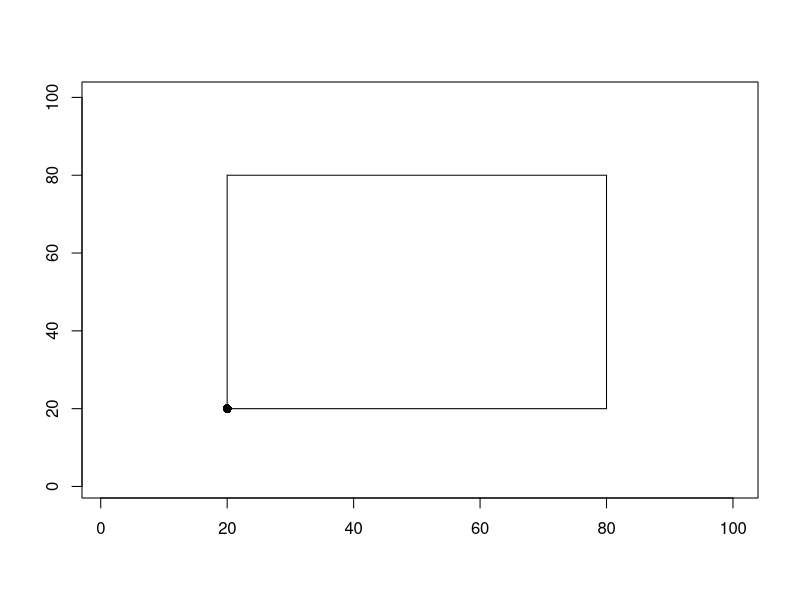

R code for this plot: (Note: this script raises an error after producing the figure.)
## ---- chunk 1
#在常见平面坐标系下绘制矩形(左下角顶点为坐标为(20,20)，宽度和长度为为60)
plot(1:100,1:100,type="n",xlab="",ylab="") #生成空图
rect(20,20,80,80) #绘制矩形
points(20,20,pch=16,cex=1.2) #标注坐标为(20,20)的点
## ---- chunk 2
#在像素坐标系下绘制同样的矩形
img = Mat(100L,100L,CV_8UC1) #生成全黑图像
#点、标量、矩形在 ROpenCV 里都是普通的数值向量：
#  点   c(x, y)
#  标量 c(b, g, r) 或单通道的 255
#绘图函数原地修改 img 并返回它，invisible() 只是压掉返回值，免得输出里全是 <cvMat> 行
invisible(cv_rectangle(img,c(20L,20L),c(80L,80L),255,1L)) #绘制矩形
invisible(cv_circle(img,c(20L,20L),3L,255,-1L)) #标注坐标为(20,20)的点
plot(img) #显示绘制结果
## ---- chunk 3
#生成全黑图形（CV_32FC1，取值 0/1）
img = Mat(20L,20L,CV_32FC1)
#把中心区域的元素值改为 1：直接按下标写，就地改在原生像素缓冲上，不经过 R 数组
img[6:15,6:15] = 1
#绘制图形
plot(img)
## ---- chunk 4
img = Mat(16L,16L,CV_8UC1)
#img[] 表示整块：右边是 16x16 的 R 矩阵，写进去之后深度仍是 CV_8UC1
img[] = matrix(0:255,nr=16,nc=16)
plot(img)
## ---- chunk 5
set.seed(123)
arr = array(sample(0:255,10*10*3,replace = T),dim = c(10,10,3))
img = Mat(10L,10L,CV_8UC3)
img[] = arr
plot(img)
## ---- chunk 6
#按行列读取img的像素值：三通道图的一个像素给回三个数，顺序是 B、G、R
img[1,1]
## ---- chunk 7
#生成一个32位浮点数矩阵img
img = Mat(3L,3L,CV_32FC1)
#把 R 矩阵写进去
img[] = matrix(seq(1.1,9.1,by=1),nr=3)
#查看img的元素值（都是浮点数）
as_array(img, numeric = TRUE)

#将img转变为8位无符号数矩阵，结果保存为img1
#cv_mat_convert(src, rtype, alpha, beta) 对应 dst = src * alpha + beta，再按 rtype 饱和
img1 = cv_mat_convert(img, CV_8UC1, 1, 0)
#查看img1的元素值（都是整数）
as_array(img1, numeric = TRUE)
## ---- chunk 8
#生成一个32位浮点数矩阵img
img = Mat(3L,3L,CV_32FC1)
img[] = matrix(seq(301.1,309.1,by=1),nr=3)
img[1,1] = -30.1
#查看img的元素值（都是浮点数）
as_array(img, numeric = TRUE)

#将img转变为8位无符号数矩阵，结果保存为img1
img1 = cv_mat_convert(img, CV_8UC1, 1, 0)

#查看img1的元素值：负数落到 0，超过 255 的落到 255（饱和，不是溢出取模）
as_array(img1, numeric = TRUE)
## ---- chunk 9
#生成3通道矩阵img
img = Mat(2L,4L,CV_8UC3)
#把三维数组写进去
img[] = array(1:24,dim=c(2,4,3))

#查看img的基本信息：行、列、通道数、类型码、深度
mat_info(img)

#拆分img的通道：cv_split 直接返回一个 cvMat 列表，不用事先准备容器
planes = cv_split(img)
length(planes)
as_array(planes[[1]], numeric = TRUE)  #蓝色分量矩阵
as_array(planes[[2]], numeric = TRUE)  #绿色分量矩阵
as_array(planes[[3]], numeric = TRUE)  #红色分量矩阵

#将planes中的前2个单通道图像矩阵合并为双通道图像矩阵img1
img1 = cv_merge(planes[1:2])
#查看img1的基本信息（通道数为2）
mat_info(img1)

#将planes中的3个单通道图像矩阵合并为三通道图像矩阵img2
img2 = cv_merge(planes)
#查看img2的基本信息（通道数为3）
mat_info(img2)
as_array(img2, numeric = TRUE)
## ---- chunk 10
1024*768*16/(8*1024*1024)
## ---- chunk 11
img = Mat(2L,4L,CV_8UC3)
info = mat_info(img)
info
c(rows = info[1], cols = info[2], channels = info[3], type = info[4], depth = info[5])
#类型码 64 对应 CV_8UC3（OpenCV 5 把通道位的起点从 3 挪到了 5，所以不是 16），
#深度 0 对应 CV_8U。两个数字都从常量读，不要背。
c(CV_8UC3 = CV_8UC3, CV_8U = CV_8U)
## ---- chunk 12
# 生成0行、0列的空图img
img = Mat()
mat_info(img)
## ---- chunk 13
# 生成100行、100列的8位无符号单通道图像，所有像素值都为0（即黑色）
img1 = Mat(100L,100L,CV_8UC1,0L)

# 生成100行、100列的8位无符号单通道图像，所有像素值都为128（即灰色）
img2 = Mat(100L,100L,CV_8UC1,128L)

# 生成100行、100列的8位无符号三通道图像，所有像素值都为(128,0,128)（即紫色）
img3 = Mat(100L,100L,CV_8UC3,c(128,0,128))

# 生成100行、100列的8位无符号三通道图像，所有像素值都为(255,0,0)（即蓝色）
img4 = Mat(100L,100L,CV_8UC3,c(255,0,0))

# 生成100行、100列的8位无符号三通道图像，所有像素值都为(0,255,0)（即绿色）
img5 = Mat(100L,100L,CV_8UC3,c(0,255,0))

# 生成100行、100列的8位无符号三通道图像，所有像素值都为(0,0,255)（即红色）
img6 = Mat(100L,100L,CV_8UC3,c(0,0,255))
## ---- chunk 14
imgs = list(img1,img2,img3,img4,img5,img6)
labs = c("Scalar(0)","Scalar(128)","Scalar(128,0,128)",
         "Scalar(255,0,0)","Scalar(0,255,0)","Scalar(0,0,255)")
old = par(mfrow = c(2,3), mar = c(1,1,2,1))
for (k in seq_along(imgs)) {
  plot(imgs[[k]])
  title(main = labs[k], cex.main = 0.9)
}
par(old)
## ---- chunk 15
#生成5行5列的64位浮点数单通道单位矩阵
E = cv_setIdentity(Mat(5L,5L,CV_64F), 1)
as_array(E, numeric = TRUE)
## ---- chunk 16
#生成200行200列的64位浮点数单通道单位矩阵
E = cv_setIdentity(Mat(200L,200L,CV_64F), 1)
plot(E) #对角线为 1，其余为 0
## ---- chunk 17
#生成5行5列的32位浮点数单通道全1矩阵
O = Mat(5L,5L,CV_32F,1)
as_array(O, numeric = TRUE)
## ---- chunk 18
#生成200行200列的32位浮点数单通道全1矩阵
O = Mat(200L,200L,CV_32F,1)
plot(O) #显示为白色图像
## ---- chunk 19
#生成3行3列的单通道全0矩阵
Z = Mat(3L,3L,CV_8UC1)
as_array(Z, numeric = TRUE)
## ---- chunk 20
#生成200行200列的单通道全0矩阵
Z = Mat(200L,200L,CV_8UC1)
plot(Z) #显示为黑色图像
## ---- chunk 21
# 以灰度模式读取图像文件，存放在img变量中
img = cv_imread("images/baboon.jpg",IMREAD_GRAYSCALE)
# 获取第11行、第11列像素的值
img[11,11]
## ---- chunk 22
as.numeric(img[11,11])
## ---- chunk 23
#生成100行、100列的8位无符号整数图像img（所有像素值都为0）
img = Mat(100L,100L,CV_8UC1)
#将第51行的第41-60列像素和第51列的第41行-60行的像素
#都从0变为255（即由黑色变为白色）
img[51,41:60] = 255
img[41:60,51] = 255
#显示结果
plot(img)
## ---- chunk 24
#以灰度图模式读入图像数据
img = cv_imread("images/HappyFish.jpg",IMREAD_GRAYSCALE)
#获取图像指定区域(第21行~35行、第31列~45列)的像素值，返回一个 15x15 的 R 矩阵
img[21:35,31:45]
## ---- chunk 25
#将图像指定区域(第21行~35行、第31列~45列)的像素值更改为黑色
img[21:35,31:45] = 0
## ---- chunk 26
plot(img)
## ---- chunk 27
# 以默认方式读取图像文件
img = cv_imread("images/cat.jpg")
# 获取第11行、第11列像素的值
img[11,11]
## ---- chunk 28
# 提取第11行、第11列像素的各个颜色分量
px = as.numeric(img[11,11])
c(blue = px[1], green = px[2], red = px[3])
## ---- chunk 29
#生成100行、100列的8位无符号整数图像img（所有像素值都为(0,0,0)）
img = Mat(100L,100L,CV_8UC3)

#一个像素：三个分量，长度正好对上，直接写
img[51,51,] = c(0,0,255)

#一条横线 + 一条竖线：三个通道分开写，读代码的人一眼就知道在做什么
img[51,41:60,1] = 0; img[51,41:60,2] = 0; img[51,41:60,3] = 255
img[41:60,51,1] = 0; img[41:60,51,2] = 0; img[41:60,51,3] = 255

#显示结果
plot(img)
## ---- chunk 30
bad = Mat(100L,100L,CV_8UC3)
bad[51,41:60,] = c(0,0,255)
# 第 51 行第 41~43 列：三行分别是第 41、42、43 列，三列分别是 B、G、R
# 结果是绿、红、蓝轮流出现——255 在三个通道之间轮转，不是一条红线
as_array(bad, numeric = TRUE)[51,41:43,]
## ---- chunk 31
img[51,41:60,] = rep(c(0,0,255), each = 20)
as_array(img, numeric = TRUE)[51,41:43,]
## ---- chunk 32
#读入图像数据
img = cv_imread("images/HappyFish.jpg")

#获取图像指定区域(第21行~25行、第31列~35列)的像素值，返回 5x5x3 的三维数组
img[21:25,31:35,]
## ---- chunk 33
#将图像指定区域(第21行~35行、第31列~45列)的像素值改为蓝色
img[21:35,31:45,1] = 255
img[21:35,31:45,2] = 0
img[21:35,31:45,3] = 0
## ---- chunk 34
plot(img)
## ---- chunk 35
#创建无符号整数三通道图像img1
img1 = Mat(2L,3L,CV_8UC3)
img1[] = array(1:18,dim = c(2,3,3))

#获取img1图像的基本信息（行、列、通道数、类型码、深度）
mat_info(img1)
#按行、列顺序输出img1的各个像素值
as_array(img1, numeric = TRUE)

#直接将img1赋值给img2：两个名字，一个矩阵
img2 = img1
identical(img1, img2)

#将img2的第1行、第1列像素值的蓝色分量改为255(绿色和红色分量保持不变)
v = as.numeric(img2[1,1,])
img2[1,1,] = c(255, v[2], v[3])

#查看img2的各个像素值
as_array(img2, numeric = TRUE)
#查看img1的各个像素值：跟着一起变了
as_array(img1, numeric = TRUE)
## ---- chunk 36
#读取狒狒的图片文件
img = cv_imread("images/baboon.jpg")
#获取img指定区域smallImg：c(x, y, w, h)，左上角坐标 + 宽高，按像素坐标系（0 起算）
smallImg = cv_mat_roi(img,c(120,30,260,70))
dim(smallImg)
## ---- chunk 37
plot(smallImg)
## ---- chunk 38
#在smallImg上绘制红色填充矩形
invisible(cv_rectangle(smallImg,c(110L,25L),c(150L,45L),c(0,0,255),-1L))
#显示smallImg
plot(smallImg)
#显示img
plot(img)
## ---- chunk 39
#同一块数据，两处一起变：这里直接查原图的像素（ROI 里的 (110,25) 对应原图的 (230,55)）
as.numeric(img[56,231,])
## ---- chunk 40
#独立副本：之后改copy不会影响img
copy = cv_copyTo(smallImg)
invisible(cv_rectangle(copy,c(0L,0L),c(20L,20L),c(255,0,0),-1L))
#copy 的左上角变蓝了
as.numeric(copy[5,5,])
#img 的对应位置没变（ROI 的 (5,5) 对应原图的 1-based [35,125]）
as.numeric(img[35,125,])
## ---- chunk 41
#创建8位无符号整数三通道图像img1
img1 = Mat(2L,3L,CV_8UC3)
img1[] = array(1:18,dim = c(2,3,3))
#获取img1图像的基本信息
mat_info(img1)
#输出img1的各个像素值
as_array(img1, numeric = TRUE)

#通过拷贝方式从img1生成img2
img2 = cv_copyTo(img1)
#输出img2的各个像素值
as_array(img2, numeric = TRUE)

#再拷一份，当作「克隆」
img3 = cv_copyTo(img1)
#输出img3的各个像素值
as_array(img3, numeric = TRUE)
## ---- chunk 42
#将img1第1行、第1列像素值的蓝色分量改为255
v = as.numeric(img1[1,1,])
img1[1,1,] = c(255, v[2], v[3])

#输出img1的各个像素值
as_array(img1, numeric = TRUE)
#输出img2的各个像素值：不受影响
as_array(img2, numeric = TRUE)
#输出img3的各个像素值：不受影响
as_array(img3, numeric = TRUE)
